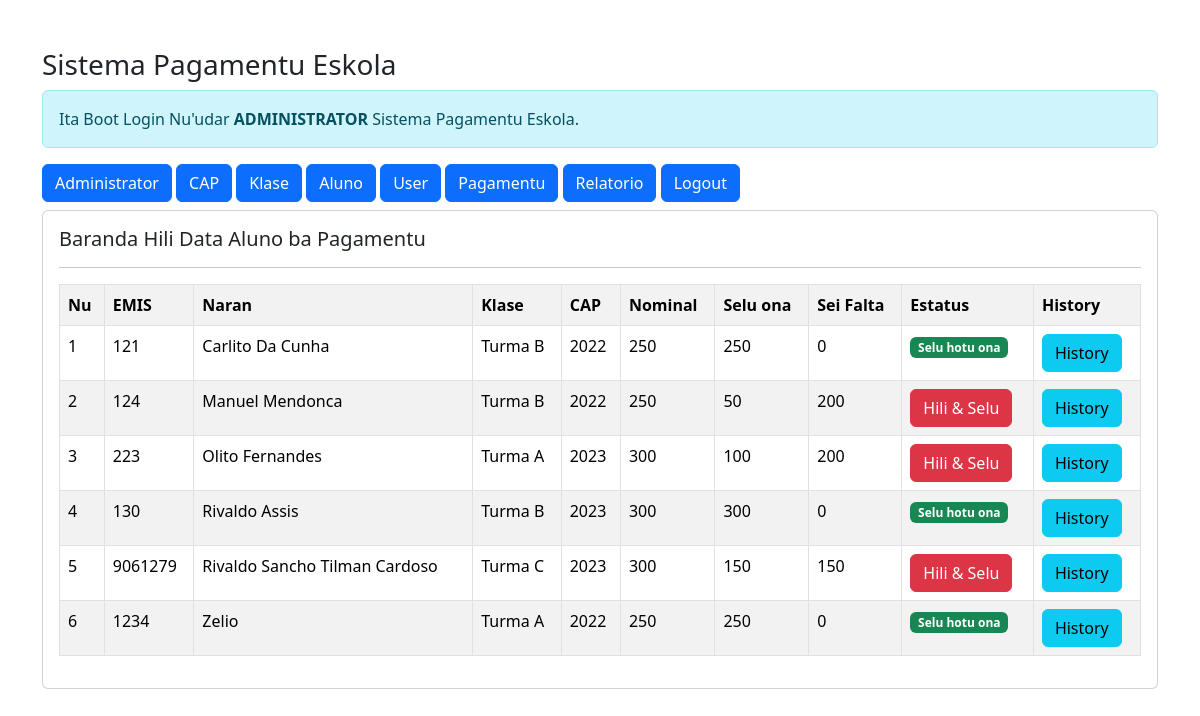
The page /admin/admin.php?url=pagamento (signed in) on the database its author committed.
### tables this page shows
CREATE TABLE `aluno` (
  `emis` char(10) NOT NULL,
  `nie` char(8) NOT NULL,
  `naran` varchar(35) NOT NULL,
  `id_klase` int(11) NOT NULL,
  `helafatin` text NOT NULL,
  `nu_telf` varchar(13) NOT NULL,
  `id_cap` int(11) NOT NULL
);

CREATE TABLE `klase` (
  `id_klase` int(11) NOT NULL,
  `naran_klase` varchar(10) NOT NULL,
  `kompetensi_habilidade` varchar(50) NOT NULL
);

CREATE TABLE `cap` (
  `id_cap` int(11) NOT NULL,
  `tinan` int(11) NOT NULL,
  `nominal` int(11) NOT NULL
);

### admin/pagamento.php (the view)
<h5>Baranda Hili Data Aluno ba Pagamentu</h5>
<hr>
<table class="table table-striped table-bordered">
    <tr class="fw-bold">
        <td>Nu</td>
        <td>EMIS</td>
        <td>Naran</td>
        <td>Klase</td>
        <td>CAP</td>
        <td>Nominal</td>
        <td>Selu ona</td>
        <td>Sei Falta</td>
        <td>Estatus</td>
        <td>History</td>
    </tr>
    <?php
    include '../koneksaun.php';
    $no = 1;
    $sql = "SELECT * FROM aluno,cap,klase WHERE aluno.id_klase=klase.id_klase AND aluno.id_cap=cap.id_cap
            ORDER BY naran ASC";
    $query = mysqli_query($koneksaun, $sql);
    foreach ($query as $data) {
        $data_pagamento = mysqli_query($koneksaun, "SELECT SUM(total_selu) as total_selu FROM pagamento WHERE emis='$data[emis]'");
        $data_pagamento = mysqli_fetch_array($data_pagamento);
        $selu_ona = $data_pagamento['total_selu'];
        $sei_falta = $data['nominal'] - $data_pagamento['total_selu'];
    ?>
        <tr>
            <td><?= $no++; ?></td>
            <td><?= $data['emis'] ?></td>
            <td><?= $data['naran'] ?></td>
            <td><?= $data['naran_klase'] ?></td>
            <td><?= $data['tinan'] ?></td>
            <td><?= $data['nominal'] ?></td>
            <td><?= $selu_ona ?></td>
            <td><?= $sei_falta ?></td>
            <td>
                <?php
                if ($sei_falta == 0) {
                    echo "<span class='badge text-bg-success'>Selu hotu ona</span>";
                } else { ?>
                    <a href="?url=aumenta-pagamento&emis=<?= $data['emis']; ?>&sei_falta=<?= $sei_falta ?>" class="btn btn-danger">Hili & Selu</a>
                <?php
                }
                ?>
            </td>
            <td>
                <a href="?url=history-pagamento&emis=<?= $data['emis']; ?>&id_emis" class="btn btn-info">History</a>
            </td>
        </tr>
    <?php } ?>
</table>

### rows shown on the page
aluno: emis "121", naran "Carlito Da Cunha", id_klase.naran_klase "Turma B", id_cap.tinan "2022", id_cap.nominal "250", selu_ona "250", sei_falta "0", shows "Selu hotu ona"
aluno: emis "124", naran "Manuel Mendonca", id_klase.naran_klase "Turma B", id_cap.tinan "2022", id_cap.nominal "250", selu_ona "50", sei_falta "200"
aluno: emis "223", naran "Olito Fernandes", id_klase.naran_klase "Turma A", id_cap.tinan "2023", id_cap.nominal "300", selu_ona "100", sei_falta "200"
aluno: emis "130", naran "Rivaldo Assis", id_klase.naran_klase "Turma B", id_cap.tinan "2023", id_cap.nominal "300", selu_ona "300", sei_falta "0", shows "Selu hotu ona"
aluno: emis "9061279", naran "Rivaldo Sancho Tilman Cardoso", id_klase.naran_klase "Turma C", id_cap.tinan "2023", id_cap.nominal "300", selu_ona "150", sei_falta "150"
aluno: emis "1234", naran "Zelio", id_klase.naran_klase "Turma A", id_cap.tinan "2022", id_cap.nominal "250", selu_ona "250", sei_falta "0", shows "Selu hotu ona"
